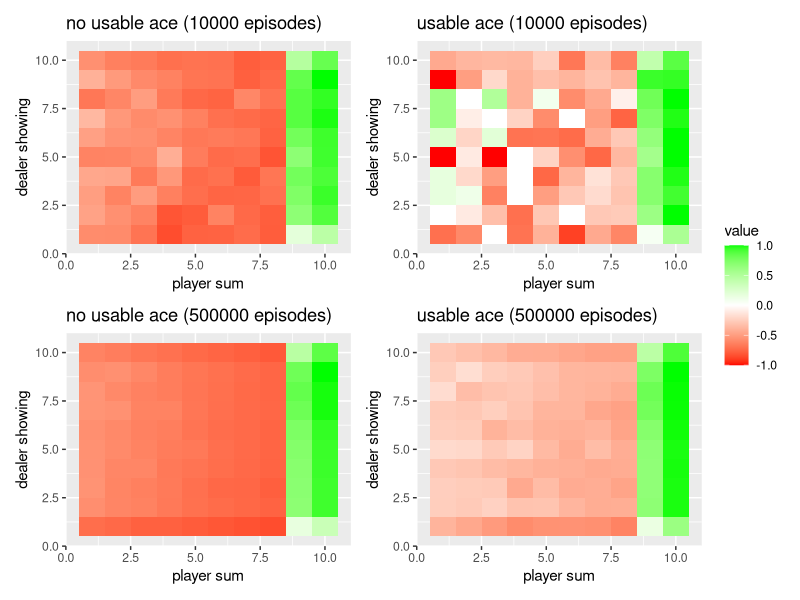

R code for this plot:
library(tidyverse)
library(reshape2)
library(patchwork)


resample <- function(x, ...)
  x[sample.int(length(x), ...)]


deal_card <- function(){
  card <- resample(1:13, 1) %>% 
    min(10)
  return(card)
}


is_bust <- function(player_sum){
  return(player_sum > 21)
}


episode <- function(init_state = NULL, init_action = NULL){
  
  if(is.null(init_state)){
    #init the game if no 'init_state' specified
    dealer_card <- deal_card()
    player_card1 <- deal_card()
    player_card2 <- deal_card()
  } else {
    # for user input state:
    # init_state must be a vector of 3 (dealer_card, player_card1, player_card2)
    dealer_card <- init_state[[1]]
    player_card1 <- init_state[[2]]
    player_card2 <- init_state[[3]]
  }
  
  dealer_hidden_card <- deal_card()
  has_ace <- player_card1 == 1 | player_card2 == 1
  player_sum <- player_card1 + player_card2 + ifelse(has_ace, 10, 0)
  player_natrual <- player_sum == 21

  count <- 1
  episode_states <- list()
  
  # for user input action: 
  if(!is.null(init_action)){
    #'init_action' must be 1(hit) or 0(stick)
    
    if(init_action == 1) {
      
      episode_states[[count]] <-
        list(
          "dealer_card" = dealer_card,
          "player_sum" = player_sum,
          "has_ace" = has_ace
        )
      
      new_card <- deal_card()
      player_sum <- player_sum + new_card
      if(!has_ace & new_card == 1){
        player_sum <- player_sum + 10
        has_ace <- TRUE
      }
      if(player_sum > 21 & has_ace){
        player_sum <- player_sum - 10
        has_ace <- FALSE
      }
      count <- count + 1
      
    } else if(init_action == 0) {
      break
    }
  }
  
  while(TRUE){
    
    episode_states[[count]] <-
      list(
        "dealer_card" = dealer_card,
        "player_sum" = player_sum,
        "has_ace" = has_ace
      )
    
    if(policy[dealer_card, player_sum, has_ace + 1] == 0) ## 0 for stick
      break
    
    # drawing card
    new_card <- deal_card()
    player_sum <- player_sum + new_card
    if(!has_ace & new_card == 1){
      player_sum <- player_sum + 10
      has_ace <- TRUE
    }
    if(player_sum > 21 & has_ace){
      player_sum <- player_sum - 10
      has_ace <- FALSE
    } 
    
    if(is_bust(player_sum))
      break
    
    count <- count + 1
  }
  
  outcome <- outcome(dealer_card, dealer_hidden_card, player_sum, player_natrual)
  
  learn(outcome, episode_states)
  return(list("outcome" = outcome, "episode_states" = episode_states))
}


learn <- function(outcome, episode){
  for(state in episode){
    dealer_card <- state[["dealer_card"]]
    player_sum <- state[["player_sum"]]
    has_ace <- state[["has_ace"]]
    ace <- has_ace + 1
    
    if(player_sum > 11){
      N[dealer_card, player_sum, ace] <<- N[dealer_card, player_sum, ace] + 1   
      
      V[dealer_card, player_sum, ace] <<- V[dealer_card, player_sum, ace] +
        (outcome - V[dealer_card, player_sum, ace]) /  N[dealer_card, player_sum, ace]
    }
  }
}

  
outcome <- function(dealer_card, dealer_hidden_card, player_sum, is_player_natrual){
  
  dealer_ace <- dealer_card == 1 | dealer_hidden_card == 1
  dealer_sum <- dealer_card + dealer_hidden_card
  if(dealer_ace)
    dealer_sum <- dealer_sum + 10
  
  dealer_natural <- dealer_sum == 21
  
  if(dealer_natural & is_player_natrual)
    return(0)
  if(dealer_natural)
    return(-1)
  if(is_player_natrual)
    return(1)
  if(is_bust(player_sum))
    return(-1)
  
  while(dealer_sum < 17){
    new_card <- deal_card()
    dealer_sum <- dealer_sum + new_card
    
    if(!dealer_ace & new_card == 1){
      dealer_sum <- dealer_sum + 10
      dealer_ace <- TRUE
    }
    if(dealer_ace & dealer_sum > 21){
      dealer_sum <- dealer_sum - 10
      dealer_ace <- FALSE
    }
  }
  
  if(dealer_sum > 21)
    return(1)
  if(dealer_sum > player_sum)
    return(-1)
  if(dealer_sum == player_sum)
    return(0)
  
  return(1)
}


experimnet <- function(num_episodes = 500000) {
  N <<- V <<- array(0, dim = c(10, 21, 2))
  policy <<- array(1, dim = c(10, 21, 2))
  policy[, 20:21, ] <<- 0
  
  for(i in seq_len(num_episodes)){
    episode()
  }
}




# plotting figure 5.1

plot_fig5.1 <- function(is_3d = FALSE){
  
  experimnet(10000)
  
  p1 <- ggplot(melt(V[, 12:21, 1]), aes(Var2, Var1)) +
    geom_tile(aes(fill = value)) + 
    scale_fill_gradient2(low = "red", mid = "white", high = "green") +
    guides(fill = FALSE) +
    labs(x = "player sum", y = "dealer showing", title = "no usable ace (10000 episodes)")
  
  
  p2 <- ggplot(melt(V[, 12:21, 2]), aes(Var2, Var1)) +
    geom_tile(aes(fill = value)) + 
    scale_fill_gradient2(low = "red", mid = "white", high = "green") +
    labs(x = "player sum", y = "dealer showing", title = "usable ace (10000 episodes)")

  
  
  experimnet(500000)
  
  
  # if(is_3d){
  #   p3 <- plot_ly(z = V[, 12:21, 1], scene='scene3') %>% 
  #     add_surface() %>% 
  #     layout(showlegend = F, title = "no usable ace (500000 episodes)")
  #   
  #   p4 <- plot_ly(z = V[, 12:21, 2], scene='scene4') %>% 
  #     add_surface() %>% 
  #     layout(showlegend = F, title = "usable ace (500000 episodes)")
  #   
  #   subplot(p1, p2, p3, p4, nrows = 2)
  #   
  # } else {
  p3 <- ggplot(melt(V[, 12:21, 1]), aes(Var2, Var1)) +
    geom_tile(aes(fill = value)) + 
    scale_fill_gradient2(low = "red", mid = "white", high = "green") +
    guides(fill = FALSE) +
    labs(x = "player sum", y = "dealer showing", title = "no usable ace (500000 episodes)")
  
  
  p4 <- ggplot(melt(V[, 12:21, 2]), aes(Var2, Var1)) +
    geom_tile(aes(fill = value)) + 
    scale_fill_gradient2(low = "red", mid = "white", high = "green") +
    guides(fill = FALSE) +
    labs(x = "player sum", y = "dealer showing",  title = "usable ace (500000 episodes)")
  
  wrap_plots(p1, p2, p3, p4, ncol = 2) + 
    plot_layout(guides = "collect")
  # }
}


# plot_fig5.1_3d <- function(){
# library(plotly)  # for 3d plots
###----------- this function will work but not so good

#   experimnet(10000)
#   
#     p1 <- plot_ly(z = V[, 12:21, 1], scene='scene1') %>%
#       add_surface() %>%
#       layout(title = "no usable ace (10000 episodes)")
# 
#     p2 <- plot_ly(z = V[, 12:21, 2], scene='scene2') %>%
#       add_surface() %>%
#       layout(showlegend = F, title = "usable ace (10000 episodes)")
# 
#   experimnet(500000)
#   
#     p3 <- plot_ly(z = V[, 12:21, 1], scene='scene3') %>%
#       add_surface() %>%
#       layout(showlegend = F, title = "no usable ace (500000 episodes)")
# 
#     p4 <- plot_ly(z = V[, 12:21, 2], scene='scene4') %>%
#       add_surface() %>%
#       layout(showlegend = F, title = "usable ace (500000 episodes)")
# 
#     subplot(p1, p2, p3, p4, nrows = 2)
# }




plot_fig5.1()

